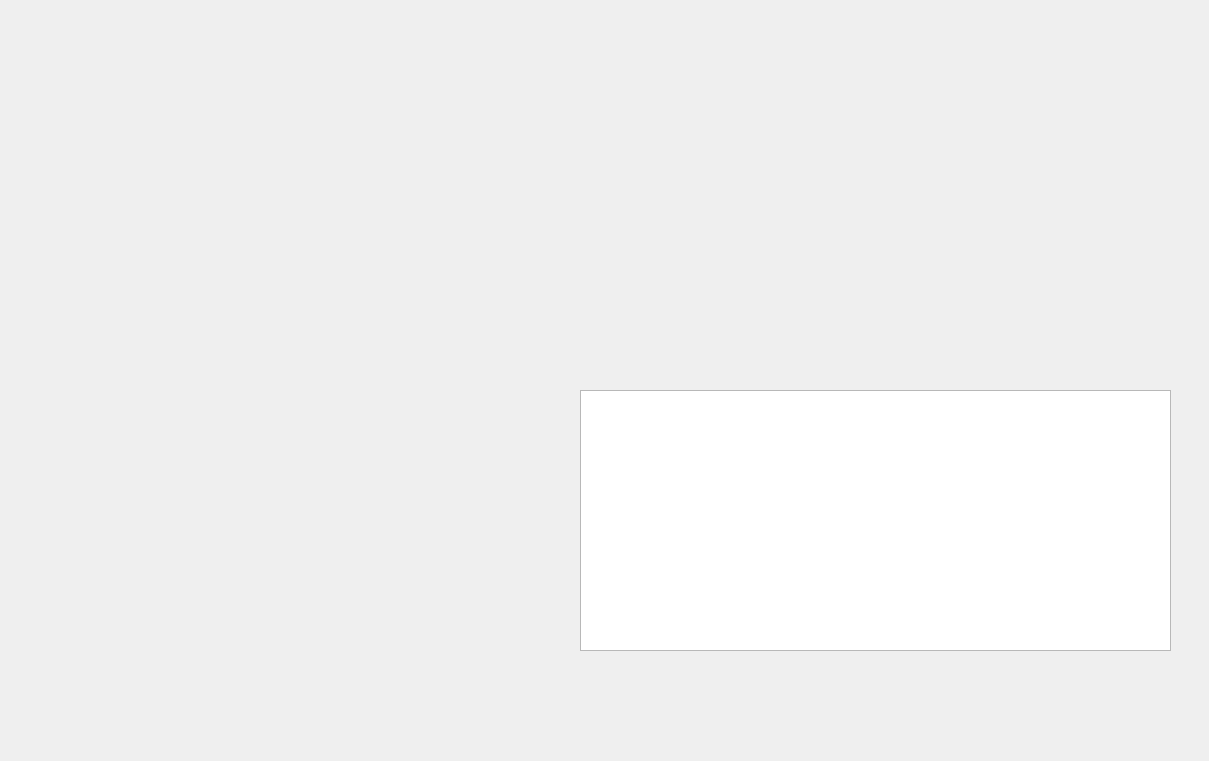
<?xml version="1.0" encoding="UTF-8"?>
<ui version="4.0">
 <class>FiniteFieldWindow</class>
 <widget class="QDialog" name="FiniteFieldWindow">
  <property name="geometry">
   <rect>
    <x>0</x>
    <y>0</y>
    <width>1209</width>
    <height>761</height>
   </rect>
  </property>
  <property name="windowTitle">
   <string>Dialog</string>
  </property>
  <widget class="QWidget" name="horizontalLayoutWidget_2">
   <property name="geometry">
    <rect>
     <x>330</x>
     <y>570</y>
     <width>160</width>
     <height>80</height>
    </rect>
   </property>
   <layout class="QHBoxLayout" name="calculateLayout"/>
  </widget>
  <widget class="QTextEdit" name="result">
   <property name="geometry">
    <rect>
     <x>580</x>
     <y>390</y>
     <width>591</width>
     <height>261</height>
    </rect>
   </property>
  </widget>
  <widget class="QWidget" name="gridLayoutWidget_2">
   <property name="geometry">
    <rect>
     <x>40</x>
     <y>30</y>
     <width>1131</width>
     <height>291</height>
    </rect>
   </property>
   <layout class="QGridLayout" name="RadioButtonLayout"/>
  </widget>
  <widget class="QWidget" name="gridLayoutWidget">
   <property name="geometry">
    <rect>
     <x>40</x>
     <y>370</y>
     <width>160</width>
     <height>271</height>
    </rect>
   </property>
   <layout class="QGridLayout" name="gridLayout"/>
  </widget>
 </widget>
 <resources/>
 <connections/>
</ui>
